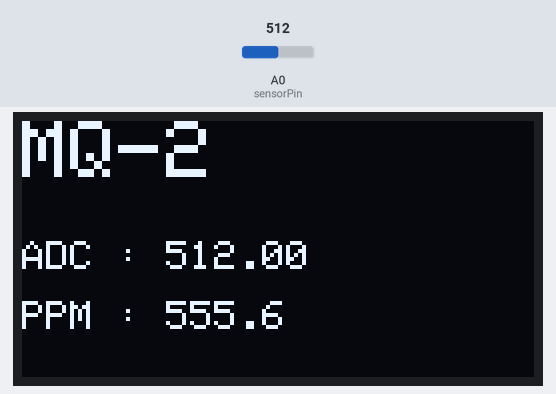
Bench run of a sketch on a simulated Arduino Uno, built with avr-gcc and run on an emulated ATmega328P. Shown: 128×64 one-colour display. The inputs (shaded band) are chosen by the test bench; at power-on: A0 (sensorPin) = 512. What the sketch prints to the serial monitor is not drawn.

Above: at 20.1 s.

The sketch:

gas_sensor_with_oled.ino
```cpp
#include <Wire.h>
#include <Adafruit_GFX.h>
#include <Adafruit_SSD1306.h>

#define SCREEN_WIDTH 128
#define SCREEN_HEIGHT 64

#define OLED_RESET -1
#define SCREEN_ADDRESS 0x3C

Adafruit_SSD1306 display(SCREEN_WIDTH, SCREEN_HEIGHT, &Wire, OLED_RESET);

// MQ-2 Sensor
const int sensorPin = A0;

#define RL 10
#define m -0.263
#define b 0.42
#define Ro 20

void setup()
{
  Serial.begin(9600);

  Serial.println("MQ2 Warming Up...");
  delay(20000);

  if (!display.begin(SSD1306_SWITCHCAPVCC, SCREEN_ADDRESS))
  {
    Serial.println("OLED Failed");
    while (1);
  }

  display.clearDisplay();
  display.setTextColor(WHITE);
}

void loop()
{
  float sensorValue = analogRead(sensorPin);

  float VRL = sensorValue * (5.0 / 1023.0);

  float Rs = ((5.0 * RL) / VRL) - RL;

  float ratio = Rs / Ro;

  float ppm = pow(10, ((log10(ratio) - b) / m));

  // Serial Monitor
  Serial.print("ADC: ");
  Serial.print(sensorValue);

  Serial.print("  PPM: ");
  Serial.println(ppm);

  // OLED
  display.clearDisplay();

  display.setTextSize(2);
  display.setCursor(0,0);
  display.println("MQ-2");

  display.setTextSize(1);
  display.setCursor(0,30);
  display.print("ADC : ");
  display.println(sensorValue);

  display.setCursor(0,45);
  display.print("PPM : ");
  display.print(ppm,1);

  display.display();

  delay(500);
}
```
